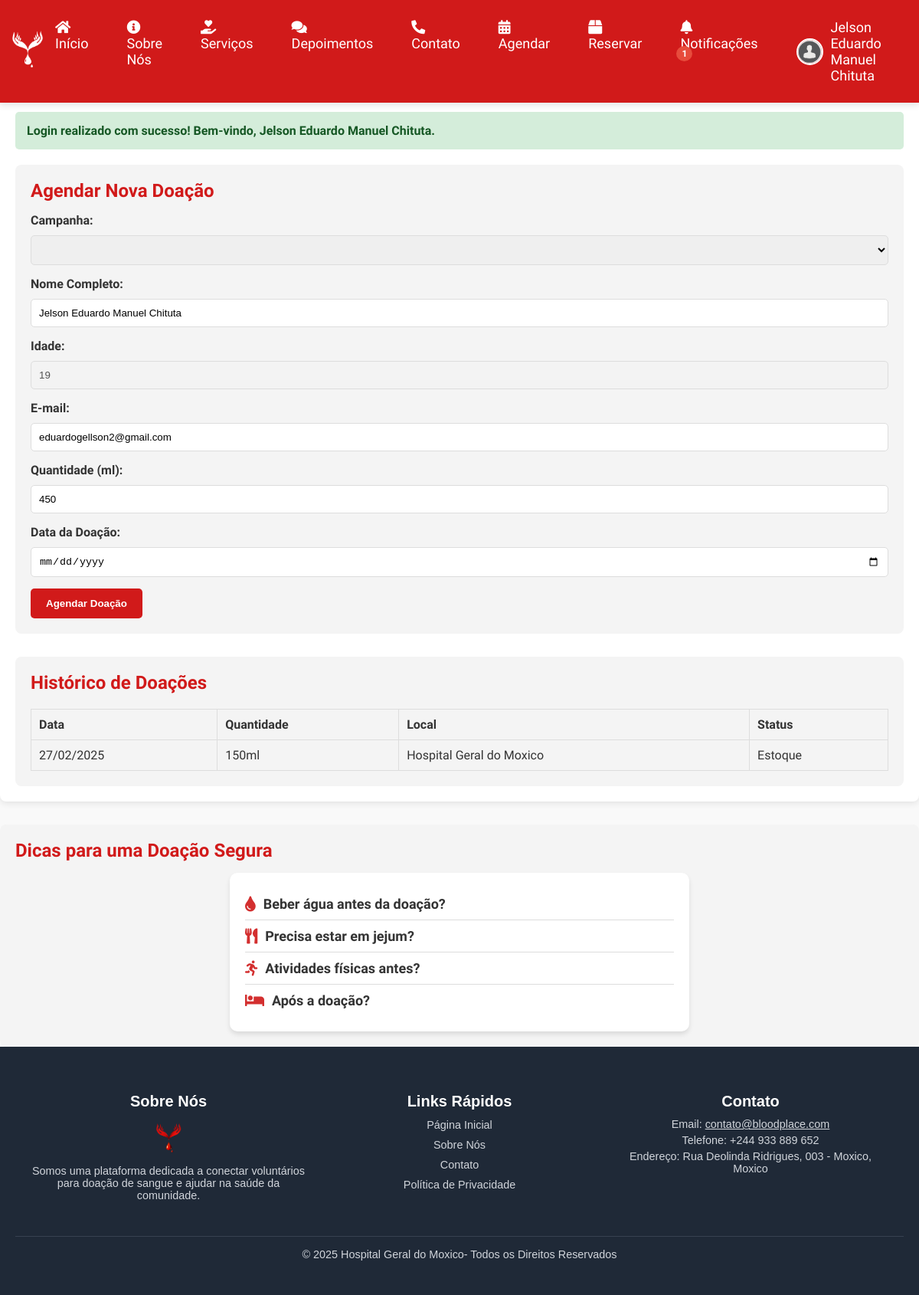
Screenshot of /schedule_donation.php (signed in) with the database file from the repository.
### tables this page shows
CREATE TABLE `users` (
  `id` int(11) NOT NULL,
  `name` varchar(100) NOT NULL,
  `email` varchar(255) NOT NULL,
  `password` varchar(255) NOT NULL,
  `birthdate` date NOT NULL,
  `blood_type` varchar(3) NOT NULL,
  `city` varchar(100) NOT NULL,
  `created_at` timestamp NOT NULL DEFAULT current_timestamp(),
  `profile_picture` varchar(255) DEFAULT 'default_profile.jpg',
  `cover_picture` varchar(255) DEFAULT 'default_cover.jpg',
  `status` enum('active','inactive') DEFAULT 'active',
  `gender` varchar(10) NOT NULL
);

CREATE TABLE `doacoes` (
  `id` int(11) NOT NULL,
  `doador_id` int(11) DEFAULT NULL,
  `campanha_id` int(11) DEFAULT NULL,
  `quantidade` int(11) DEFAULT NULL,
  `data_agendada` date DEFAULT NULL,
  `data` timestamp NOT NULL DEFAULT current_timestamp(),
  `status` enum('pendente','estoque','utilizado') NOT NULL DEFAULT 'pendente',
  `valor` decimal(10,2) NOT NULL
);

CREATE TABLE `campanhas` (
  `id` int(11) NOT NULL,
  `local` varchar(255) NOT NULL,
  `cidade` varchar(255) DEFAULT NULL,
  `data_inicio` date NOT NULL,
  `data_fim` date NOT NULL,
  `tipo_sanguineo` varchar(10) NOT NULL,
  `descricao` text NOT NULL
);

### schedule_donation.php (the view, shortened to what this page needs)
<?php
$host = 'localhost';
$dbname = 'blood_place';
$user = 'root';
$password = 'root';
try {
    $pdo = new PDO("mysql:host=$host;dbname=$dbname", $user, $password);
    $pdo->setAttribute(PDO::ATTR_ERRMODE, PDO::ERRMODE_EXCEPTION);
    $stmt = $pdo->prepare("SELECT name, birthdate, blood_type, city, email FROM users WHERE id = :id");
    $stmt->bindParam(':id', $_SESSION['user_id']);
    $stmt->execute();
    $user = $stmt->fetch(PDO::FETCH_ASSOC);
    $data_nascimento_faltando = empty($user['birthdate']);
    $idade = '';
    if (!$data_nascimento_faltando) {
        $birthDate = new DateTime($user['birthdate']);
        $today = new DateTime('today');
        $idade = $birthDate->diff($today)->y;
    }
    $stmt = $pdo->prepare("
        SELECT d.data_agendada, d.quantidade, c.local, c.data_inicio, d.status
        FROM doacoes d
        JOIN campanhas c ON d.campanha_id = c.id
        WHERE d.doador_id = :doador_id
        AND (d.status = 'estoque' OR d.status = 'doado')
        ORDER BY d.data_agendada DESC
    ");
    $stmt->bindParam(':doador_id', $_SESSION['user_id']);
    $stmt->execute();
    $historico_doacoes = $stmt->fetchAll(PDO::FETCH_ASSOC);
} catch (PDOException $e) {
    die("Erro ao conectar ao banco de dados: " . $e->getMessage());
}
?>
<!DOCTYPE html>
<html lang="pt-BR">
<head>
    <link rel="stylesheet" href="styles.css">
    <link rel="stylesheet" href="https://cdnjs.cloudflare.com/ajax/libs/font-awesome/6.0.0-beta3/css/all.min.css">
</head>
<body>
    <?php include_once "header.php"; ?>
    <main class="schedule-container">
        <h2>Agendar Doação</h2>
        <?php if (isset($_SESSION['success_message'])): ?>
            <div class="alert success"><?= $_SESSION['success_message'] ?></div>
        <?php unset($_SESSION['success_message']);
        endif; ?>
        <div class="schedule-sections">
            <section class="schedule-section">
                <h3>Agendar Nova Doação</h3>
                <form method="POST" action="schedule_donation.php">
                    <div class="form-group">
                        <label for="campanha_id">Campanha:</label>
                        <select name="campanha_id" id="campanha_id" required>
                        </select>
                    </div>
                    <div class="form-group">
                        <label for="nome">Nome Completo:</label>
                        <input type="text" name="nome" value="<?= htmlspecialchars($user['name'] ?? '') ?>" readonly>
                    </div>
                    <div class="form-group">
                        <label>Idade:</label>
                        <input type="text" value="<?= $idade ?>" disabled>
                    </div>
                    <div class="form-group">
                        <label for="email">E-mail:</label>
                        <input type="email" name="email" value="<?= htmlspecialchars($user['email']) ?>" readonly>
                    </div>
                    <div class="form-group">
                        <label for="quantidade">Quantidade (ml):</label>
                        <input type="number" name="quantidade" min="200" max="500" value="450" required>
                    </div>
                    <div class="form-group">
                        <label for="data_agendada">Data da Doação:</label>
                        <input type="date" name="data_agendada" required>
                    </div>
                    <button type="submit" class="btn">Agendar Doação</button>
                </form>
            </section>
            <section class="schedule-section">
                <h3>Histórico de Doações</h3>
                <?php if (!empty($historico_doacoes)): ?>
                    <table>
                        <thead>
                            <tr>
                                <th>Data</th>
                                <th>Quantidade</th>
                                <th>Local</th>
                                <th>Status</th>
                            </tr>
                        </thead>
                        <tbody>
                            <?php foreach ($historico_doacoes as $doacao): ?>
                                <tr>
                                    <td><?= date("d/m/Y", strtotime($doacao['data_agendada'])) ?></td>
                                    <td><?= $doacao['quantidade'] ?>ml</td>
                                    <td><?= htmlspecialchars($doacao['local']) ?></td>
                                    <td><?= ucfirst($doacao['status']) ?></td>
                                </tr>
                            <?php endforeach; ?>
                        </tbody>
                    </table>
                <?php else: ?>
                    <p class="no-data">Nenhuma doação registrada.</p>
                <?php endif; ?>
            </section>
        </div>
    </main>
    <section class="schedule-section">
        <h3>Dicas para uma Doação Segura</h3>
        <div class="faq-container">
            <div class="faq-item">
                <div class="faq-question">
                    <i class="fas fa-tint faq-icon"></i> Beber água antes da doação?
                </div>
            </div>
            <div class="faq-item">
                <div class="faq-question">
                    <i class="fas fa-utensils faq-icon"></i> Precisa estar em jejum?
                </div>
            </div>
            <div class="faq-item">
                <div class="faq-question">
                    <i class="fas fa-running faq-icon"></i> Atividades físicas antes?
                </div>
            </div>
            <div class="faq-item">
                <div class="faq-question">
                    <i class="fas fa-bed faq-icon"></i> Após a doação?
                </div>
            </div>
        </div>
    </section>
    <?php include_once "footer.php"; ?>
</body>
</html>

### styles.css (style rules this page uses)
body { font-family: 'Aptos', sans-serif; margin: 0; padding: 0; background-color: #f9f9f9; color: #333; }
.faq-container { max-width: 600px; margin: auto; background: white; padding: 20px; border-radius: 10px; box-shadow: 0px 4px 6px rgba(0, 0, 0, 0.1); }
.faq-item { border-bottom: 1px solid #ddd; padding: 10px 0; cursor: pointer; }
.faq-item:last-child { border-bottom: none; }
.faq-question { display: flex; align-items: center; font-size: 18px; font-weight: bold; }
.faq-icon { margin-right: 10px; color: #d32f2f; font-size: 20px; }
.schedule-container { max-width: 1200px; margin: 30px auto; padding: 20px; background-color: white; border-radius: 8px; box-shadow: 0 2px 10px rgba(0, 0, 0, 0.1); }
.schedule-container h2 { font-size: 32px; color: #D11A1A; text-align: center; margin-bottom: 20px; }
.schedule-sections { display: flex; flex-direction: column; gap: 30px; }
.schedule-section { background-color: #f4f4f4; padding: 20px; border-radius: 8px; }
.schedule-section h3 { font-size: 24px; color: #D11A1A; margin-bottom: 15px; }
.schedule-section label { display: block; margin-bottom: 10px; font-weight: bold; }
.schedule-section input, .schedule-section select { width: 100%; padding: 10px; margin-bottom: 15px; border: 1px solid #ddd; border-radius: 5px; }
.schedule-section button { background-color: #D11A1A; color: white; padding: 12px 20px; border: none; border-radius: 5px; font-weight: bold; cursor: pointer; transition: background-color 0.3s; }
table { width: 100%; border-collapse: collapse; margin-top: 20px; }
table th, table td { padding: 10px; text-align: left; border-bottom: 1px solid #ddd; }
table th { background-color: #f4f4f4; font-weight: bold; }
.alert { padding: 15px; margin-bottom: 20px; border-radius: 5px; font-weight: bold; }
.alert.success { background-color: #d4edda; color: #155724; }
.schedule-section table { width: 100%; border-collapse: collapse; }
.schedule-section th, .schedule-section td { padding: 10px; border: 1px solid #ddd; text-align: left; }
.schedule-section th { background-color: #f4f4f4; }

### style.css (style rules this page uses)
* { margin: 0; padding: 0; box-sizing: border-box; }
body { font-family: "Aptos", sans-serif; background-color: #f9f9f9; color: #333; }

### header.php (style rules this page uses)
body { font-family: 'Aptos', sans-serif; background-color: #f9f9f9; color: #333; }

### rows the page displays
users: nome "Jelson Eduardo Manuel Chituta", birthdate "19", email "eduardogellson2@gmail.com"
doacoes: data_agendada "27/02/2025", quantidade "150", campanha.local "Hospital Geral do Moxico", status "Estoque"

### other values shown
$notifCount "1"
$_SESSION['user_name'] "Jelson Eduardo Manuel Chituta"
$_SESSION['success_message'] "Login realizado com sucesso! Bem-vindo, Jelson Eduardo Manuel Chituta."
